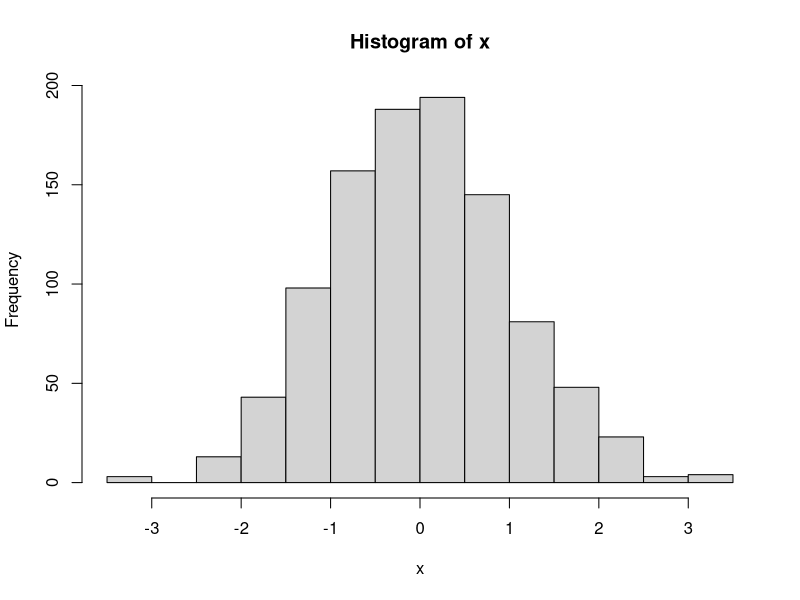
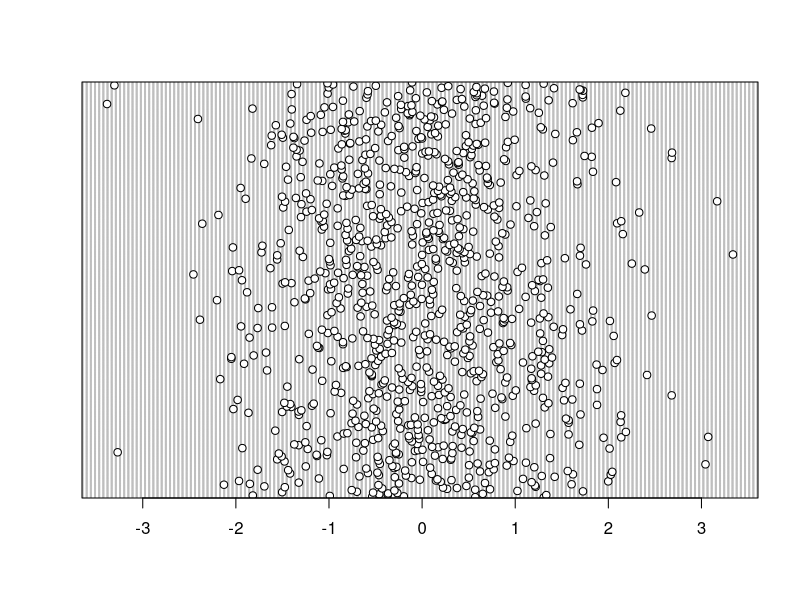
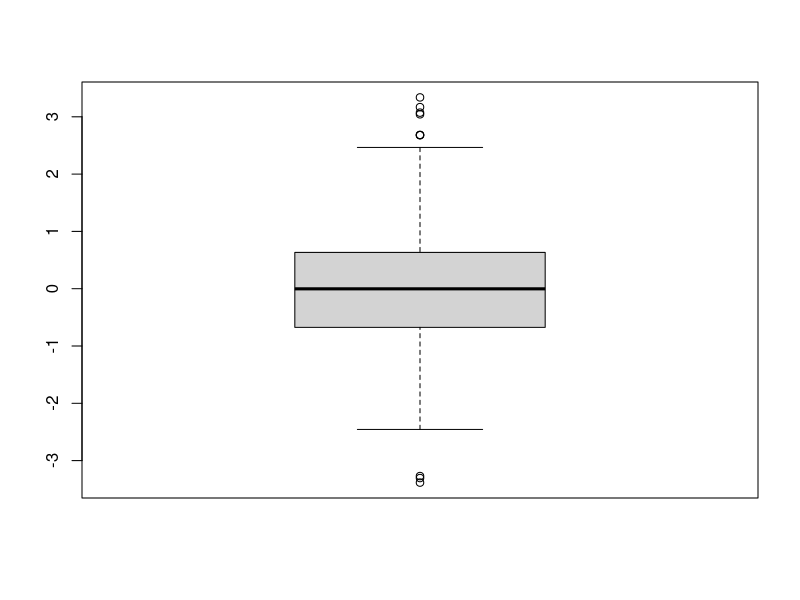
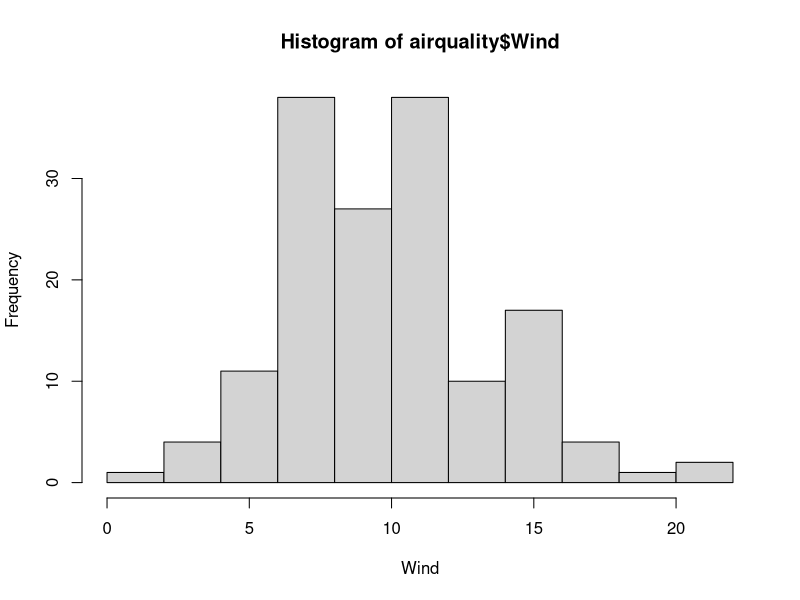
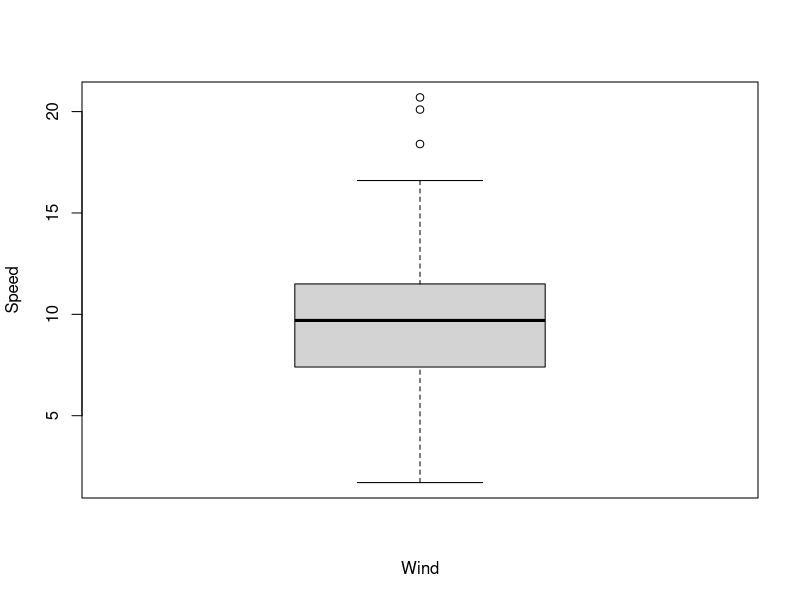
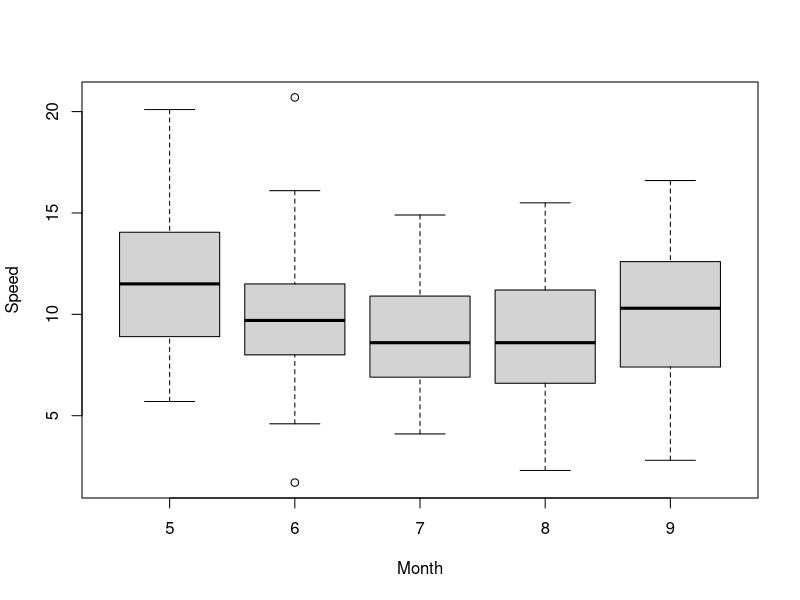
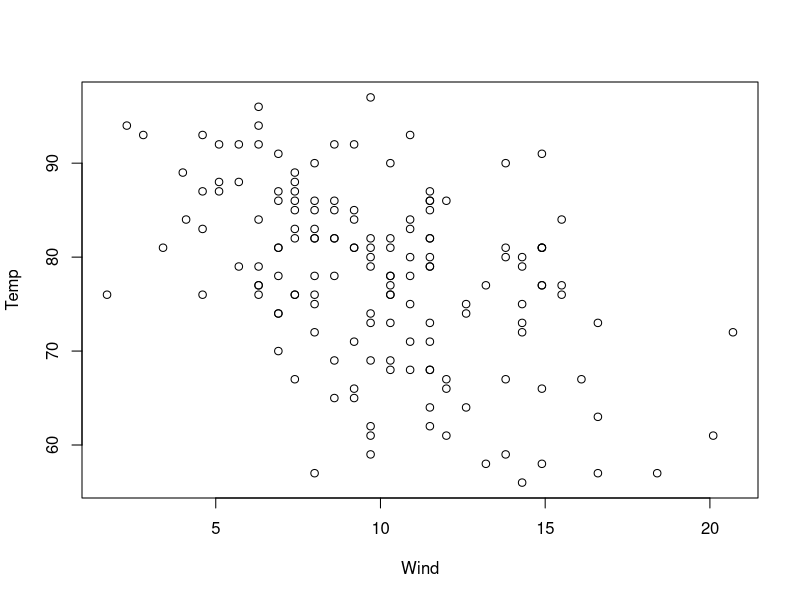
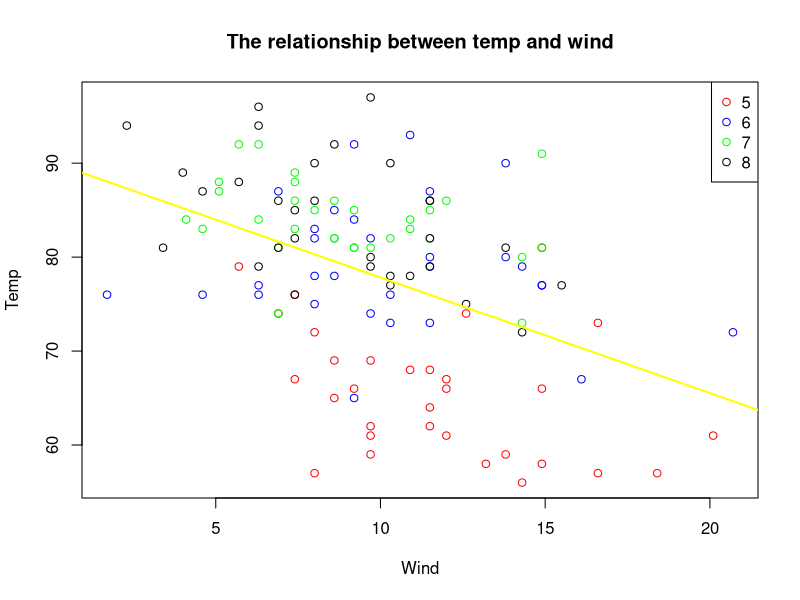

These figures' R source, in order:
x <- c(1,9,2,8,3,9,4,5,7,6)
mean(x)
median(x)
var(x)
sd(x)
summary(x)
x <- rnorm(1000)
hist(x)
dotchart(x)
boxplot(x)
x
median(x)
#plot()
hist(airquality$Wind, xlab = "Wind")
boxplot(airquality$Wind, xlab = "Wind", ylab = "Speed")
boxplot(Wind~Month, airquality, xlab = "Month", ylab = "Speed")

plot(airquality$Wind,airquality$Temp, xlab = "Wind",ylab = "Temp")

with(airquality,plot(Wind,Temp,type = "n"))
title("The relationship between temp and wind")
with(subset(airquality,Month==5),points(Wind,Temp,col="red"))
with(subset(airquality,Month==6),points(Wind,Temp,col="blue"))
with(subset(airquality,Month==7),points(Wind,Temp,col="green"))
with(subset(airquality,Month==8),points(Wind,Temp,col="black"))
fit <- lm(Temp~Wind, airquality)
abline(fit, lwd = 2,col = "yellow")
legend("topright", pch = 1,col = c("red","blue","green","black"),legend = c(5,6,7,8))
#par()
par("bg")
par("col")
par("mar")
par("mfrow")
par("mfcol")
?par

par(mfrow = c(1,2))
hist(airquality$Wind)
hist(airquality$Temp)

par(mfrow = c(1,1))
boxplot(airquality$Wind)
